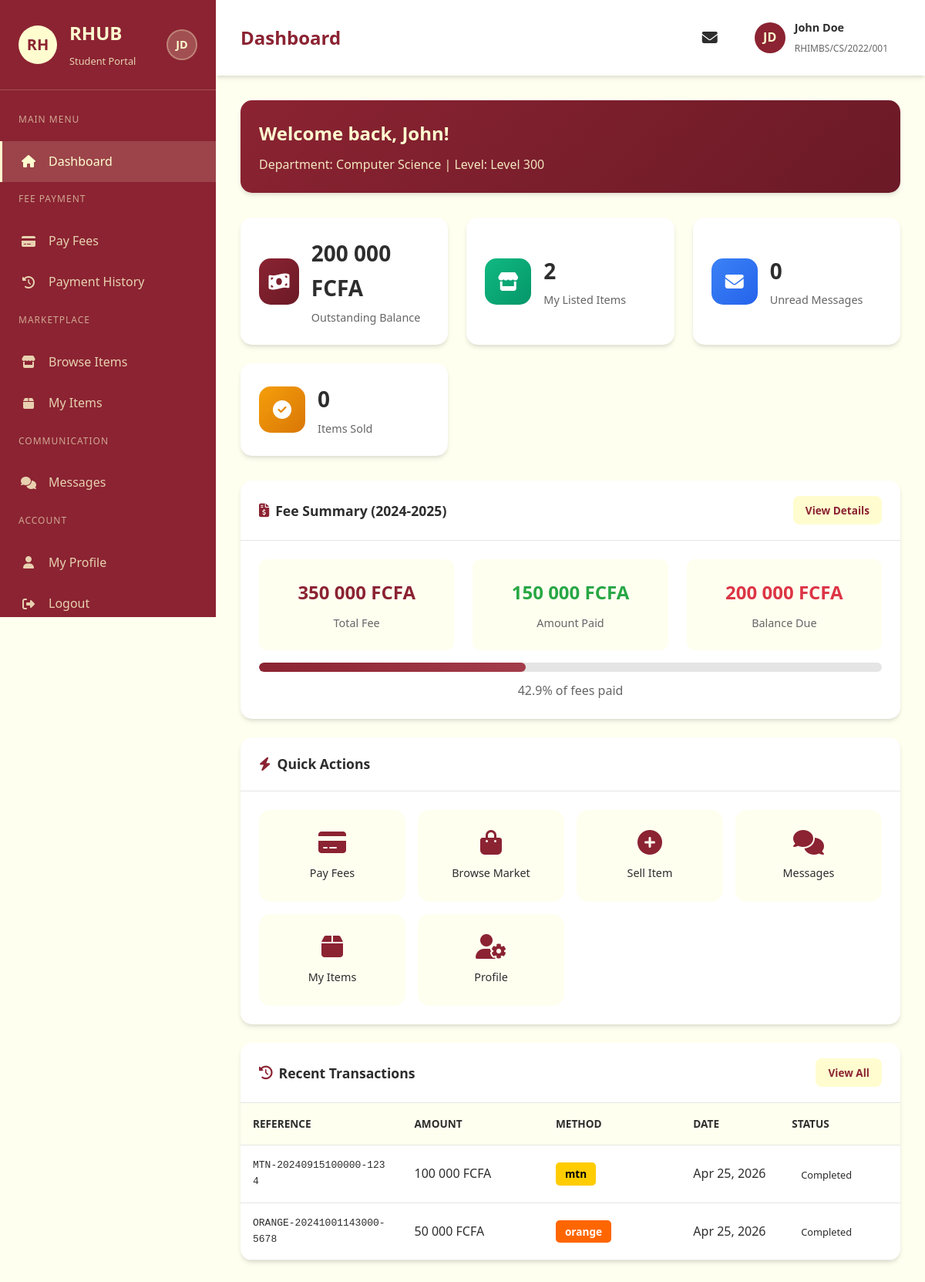
/dashboard.php (signed in), run on the app's committed database.
### tables this page shows
CREATE TABLE IF NOT EXISTS users (
    id INT AUTO_INCREMENT PRIMARY KEY,
    full_name VARCHAR(100) NOT NULL,
    email VARCHAR(100) NOT NULL UNIQUE,
    password VARCHAR(255) NOT NULL,
    department VARCHAR(100) NOT NULL,
    level VARCHAR(50) NOT NULL,
    matricule VARCHAR(50) NOT NULL UNIQUE,
    phone VARCHAR(20) DEFAULT NULL,
    profile_image VARCHAR(255) DEFAULT NULL,
    is_active TINYINT(1) DEFAULT 1,
    created_at TIMESTAMP DEFAULT CURRENT_TIMESTAMP,
    updated_at TIMESTAMP DEFAULT CURRENT_TIMESTAMP ON UPDATE CURRENT_TIMESTAMP,
    INDEX idx_email (email),
    INDEX idx_matricule (matricule)
);

CREATE TABLE IF NOT EXISTS students (
    id INT AUTO_INCREMENT PRIMARY KEY,
    student_id INT NOT NULL UNIQUE,
    total_fees DECIMAL(12, 2) DEFAULT 350000.00,
    amount_paid DECIMAL(12, 2) DEFAULT 0.00,
    last_payment_date TIMESTAMP NULL,
    academic_year VARCHAR(20) DEFAULT '2024-2025',
    fee_status ENUM('unpaid', 'partial', 'paid') DEFAULT 'unpaid',
    created_at TIMESTAMP DEFAULT CURRENT_TIMESTAMP,
    updated_at TIMESTAMP DEFAULT CURRENT_TIMESTAMP ON UPDATE CURRENT_TIMESTAMP,
    FOREIGN KEY (student_id) REFERENCES users(id) ON DELETE CASCADE,
    INDEX idx_student_id (student_id)
);

CREATE TABLE IF NOT EXISTS payments (
    id INT AUTO_INCREMENT PRIMARY KEY,
    student_id INT NOT NULL,
    amount DECIMAL(12, 2) NOT NULL,
    payment_method ENUM('mtn', 'orange') NOT NULL,
    phone_number VARCHAR(20) NOT NULL,
    transaction_ref VARCHAR(50) NOT NULL UNIQUE,
    status ENUM('pending', 'completed', 'failed') DEFAULT 'pending',
    description VARCHAR(255) DEFAULT 'Fee Payment',
    created_at TIMESTAMP DEFAULT CURRENT_TIMESTAMP,
    FOREIGN KEY (student_id) REFERENCES users(id) ON DELETE CASCADE,
    INDEX idx_student_id (student_id),
    INDEX idx_transaction_ref (transaction_ref),
    INDEX idx_status (status)
);

### dashboard.php (the view, shortened to what the rows shown need)
<?php
require_once 'config/database.php';
$conn = getDBConnection();
$student_id = getCurrentStudentId();
$stmt = $conn->prepare("SELECT * FROM users WHERE id = ?");
$stmt->bind_param("i", $student_id);
$stmt->execute();
$user = $stmt->get_result()->fetch_assoc();
$stmt = $conn->prepare("SELECT * FROM students WHERE student_id = ?");
$stmt->bind_param("i", $student_id);
$stmt->execute();
$student = $stmt->get_result()->fetch_assoc();
$fee = $student;
$fee['balance'] = $fee['total_fees'] - $fee['amount_paid'];
$fee['total_fee'] = $fee['total_fees'];
$stmt = $conn->prepare("SELECT * FROM payments WHERE student_id = ? ORDER BY created_at DESC LIMIT 5");
$stmt->bind_param("i", $student_id);
$stmt->execute();
$transactions = $stmt->get_result();
$progress = 0;
if ($fee && $fee['total_fees'] > 0) {
    $progress = ($fee['amount_paid'] / $fee['total_fees']) * 100;
}
?>
<!DOCTYPE html>
<html lang="en">
<head>
    <link rel="stylesheet" href="assets/css/style.css">
    <link rel="stylesheet" href="assets/css/dashboard.css">
    <link rel="stylesheet" href="https://cdnjs.cloudflare.com/ajax/libs/font-awesome/6.4.0/css/all.min.css">
</head>
<body>
    <div class="dashboard-wrapper">
        <?php include 'includes/sidebar.php'; ?>
        <div class="main-content">
            <header class="top-header">
                <div class="header-left">
                    <h1 class="page-title">Dashboard</h1>
                </div>
                <div class="header-right">
                    <div class="user-profile">
                        <div class="user-avatar">
                            <?php $currentAvatar = getUserAvatar($user); ?>
                            <?php if ($currentAvatar): ?>
                                <img src="<?php echo htmlspecialchars($currentAvatar); ?>" alt="Profile" style="width: 100%; height: 100%; border-radius: 50%; object-fit: cover;">
                            <?php else: ?>
                                <?php echo getUserInitials($user['full_name']); ?>
                            <?php endif; ?>
                        </div>
                        <div class="user-info">
                            <h4><?php echo htmlspecialchars($user['full_name']); ?></h4>
                            <span><?php echo htmlspecialchars($user['matricule'] ?? ''); ?></span>
                        </div>
                    </div>
                </div>
            </header>
            <div class="dashboard-content">
                <div class="content-card" style="margin-bottom: 2rem;">
                    <div class="card-body" style="background: linear-gradient(135deg, var(--brick-red) 0%, var(--brick-red-dark) 100%); color: var(--cream-white);">
                        <h2 style="margin-bottom: 0.5rem;">Welcome back, <?php echo htmlspecialchars(explode(' ', $user['full_name'])[0]); ?>!</h2>
                        <p style="opacity: 0.9;">Department: <?php echo htmlspecialchars($user['department'] ?? ''); ?> | Level: <?php echo htmlspecialchars($user['level'] ?? ''); ?></p>
                    </div>
                </div>
                <div class="content-card">
                    <div class="card-header">
                        <h3><i class="fas fa-file-invoice-dollar"></i> Fee Summary (<?php echo $fee ? $fee['academic_year'] : '2024-2025'; ?>)</h3>
                        <a href="fees.php" class="btn btn-primary btn-sm">View Details</a>
                    </div>
                    <div class="card-body">
                        <?php if ($fee): ?>
                            <div class="fee-summary">
                                <div class="fee-item">
                                    <h4><?php echo formatCurrency($fee['total_fee']); ?></h4>
                                    <p>Total Fee</p>
                                </div>
                                <div class="fee-item paid">
                                    <h4><?php echo formatCurrency($fee['amount_paid']); ?></h4>
                                    <p>Amount Paid</p>
                                </div>
                                <div class="fee-item balance">
                                    <h4><?php echo formatCurrency($fee['balance']); ?></h4>
                                    <p>Balance Due</p>
                                </div>
                            </div>
                            <div class="progress-bar">
                                <div class="progress-fill" style="width: <?php echo $progress; ?>%"></div>
                            </div>
                            <p style="text-align: center; margin-top: 0.75rem; color: var(--text-light);">
                                <?php echo round($progress, 1); ?>% of fees paid
                            </p>
                        <?php else: ?>
                            <p style="text-align: center; color: var(--text-light);">No fee information available.</p>
                        <?php endif; ?>
                    </div>
                </div>
                <div class="content-card">
                    <div class="card-body" style="padding: 0;">
                        <?php if ($transactions->num_rows > 0): ?>
                            <div class="table-responsive">
                                <table class="data-table">
                                    <thead>
                                        <tr>
                                            <th>Reference</th>
                                        <th>Amount</th>
                                        <th>Method</th>
                                        <th>Date</th>
                                        <th>Status</th>
                                    </tr>
                                </thead>
                                <tbody>
                                    <?php while ($trans = $transactions->fetch_assoc()): ?>
                                        <tr>
                                            <td><code><?php echo htmlspecialchars($trans['transaction_ref']); ?></code></td>
                                            <td><?php echo formatCurrency($trans['amount']); ?></td>
                                            <td>
                                                <span class="payment-method <?php echo strtolower($trans['payment_method']); ?>">
                                                    <?php echo $trans['payment_method']; ?>
                                                </span>
                                            </td>
                                            <td><?php echo date('M d, Y', strtotime($trans['created_at'])); ?></td>
                                            <td>
                                                <span class="status-badge <?php echo $trans['status']; ?>">
                                                    <?php echo ucfirst($trans['status']); ?>
                                                </span>
                                            </td>
                                        </tr>
                                    <?php endwhile; ?>
                                </tbody>
                            </table>
                            </div>
                        <?php endif; ?>
                    </div>
                </div>
            </div>
        </div>
    </div>
</body>
</html>

### includes/sidebar.php (shortened to what the rows shown need)
<?php
require_once 'helpers.php';
?>
<aside class="sidebar" id="sidebar">
    <div class="sidebar-header">
        <div class="sidebar-brand">
            <h2>RHUB</h2>
        </div>
        <div class="sidebar-user">
            <?php
            $user = [
                'id' => $_SESSION['student_id'],
                'full_name' => $_SESSION['student_name'],
                'profile_image' => $_SESSION['student_image'] ?? null,
                'matricule' => $_SESSION['student_matricule'] ?? null,
                'department' => $_SESSION['student_department'] ?? null,
                'level' => $_SESSION['student_level'] ?? null,
            ];
            $currentAvatar = getUserAvatar($user);
            ?>
            <?php if ($currentAvatar): ?>
                <img src="<?php echo htmlspecialchars($currentAvatar); ?>" alt="Profile" class="sidebar-profile-img">
            <?php else: ?>
                <div class="sidebar-profile-placeholder"><?php echo getUserInitials($user['full_name']); ?></div>
            <?php endif; ?>
        </div>
    </div>
</aside>

### data on the page
users: full_name "JD", full_name "John Doe", matricule "RHIMBS/CS/2022/001", full_name "John", department "Computer Science", level "Level 300"
students: academic_year "2024-2025", total_fees "350 000 FCFA", amount_paid "150 000 FCFA", progress "42.9"
payments: transaction_ref "MTN-20240915100000-1234", amount "100 000 FCFA", payment_method "mtn", created_at "Apr 25, 2026", status "Completed"
payments: transaction_ref "ORANGE-20241001143000-5678", amount "50 000 FCFA", payment_method "orange", created_at "Apr 25, 2026", status "Completed"

### other printed values
formatCurrency($fee['balance']) "200 000 FCFA"
$my_items "2"
$unread_messages "0"
$items_sold "0"
